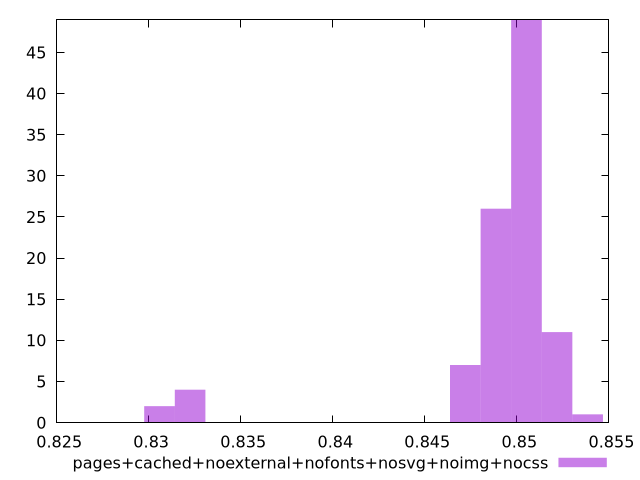

Generate this figure with gnuplot:
$_pagesCachedNoexternalNofontsNosvgNoimgNocss <<EOF
0.8505237475506254 49
0.8488625683561906 26
0.8521849267450603 11
0.8538461059394951 1
0.8472013891617558 7
0.8305895972174077 2
0.8322507764118424 4
EOF
set key outside below
set terminal pngcairo
set output "report_00005_2020-11-02T22-26-11.212Z/largest-contentful-paint/pages+cached+noexternal+nofonts+nosvg+noimg+nocss//hist.png"
set yrange [0:49]
set boxwidth 0.0016611791944348153
set style fill transparent solid 0.5 noborder
plot $_pagesCachedNoexternalNofontsNosvgNoimgNocss title "pages+cached+noexternal+nofonts+nosvg+noimg+nocss" with boxes ,
